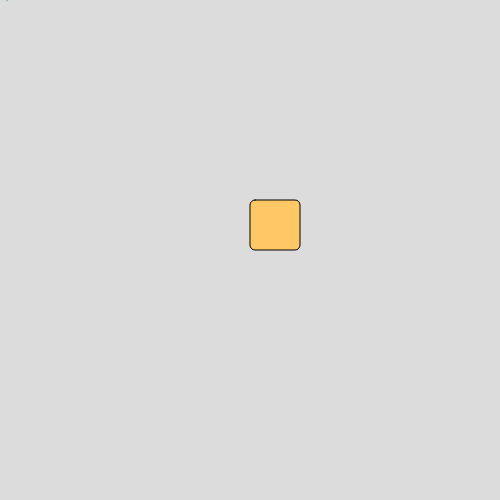
Frame 1 (no input)
Frame 60 (no input): identical to frame 1, image omitted
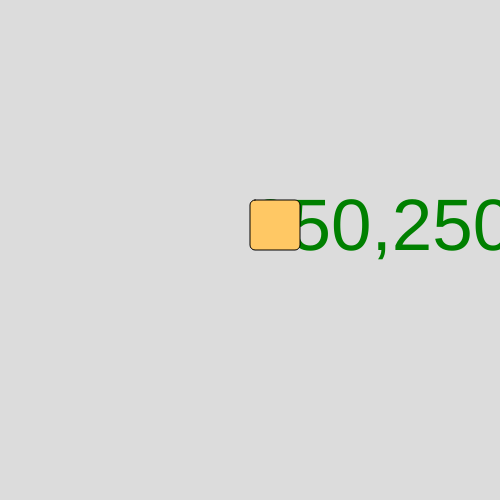
Frame 120 (the mouse pressed at the canvas centre since frame 60)

The p5.js sketch that drew these frames (run headless with seeded random() and noise() and a simulated clock; from frame 60 on, the mouse is pressed at the canvas centre):

// p5.js sketch
// ── sketch.js
// User Events 
// Priyansh Jhanji
// February 7, 2025

//Global Variable Declarations
//Define your gloabls here.
//You can only store simple/primitive data
//at this point. (no system varaubles)
let tSize = 10;
let x; //declaration only

function setup() {
  // runs once, right at the start
  createCanvas(500,500);
  x = width/2; //initialization, do in setup()

}

function draw() {
  background(220);

  // print("Current Frame;" + frameCount); //console.log


  // ---------Mouse Section---------
  fill("green"); //fill/stroke can use color strings
  textSize(tSize);
  text(mouseX + "," + mouseY + " " + mouseButton, mouseX, mouseY);

  // ---------Keyboard Section---------
  fill(255,200,100);
  square(x,200,50,5);

  if(keyIsDown(LEFT_ARROW)){
    x = x - 5;
    if (x < 0){ //off left edge
      x = width; //(create a wrap - around effect)
    }
  }
  if(keyIsDown(RIGHT_ARROW)){
    x = x + 5;
    if (x > width){ //off right edge
      x = 0; //(create a wrap - around effect
  }
}
}
function mousePressed(){
  // this is called Automatically...do NOT call it yourself.
  // This is called ONCE PER MOUSE BUTTON PRESS
  tSize = random(5, 100);
}
